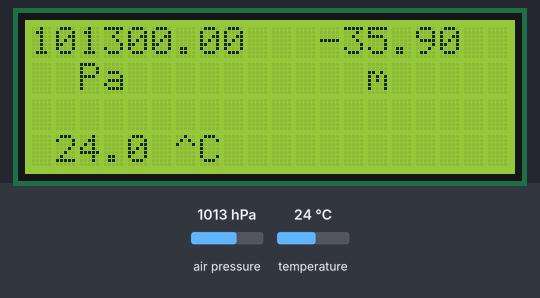
The sketch below on a simulated Arduino Uno, built with avr-gcc and run on an emulated ATmega328P. On the bench: 20×4 character LCD. Inputs (shaded band) come from the test bench; at power-on: air pressure 1013 hPa, temperature 24 °C. What the sketch prints to the serial monitor is not drawn.

Above: at 1.2 s.
1.3 s: air pressure set to 952 hPa
At 3.2 s:
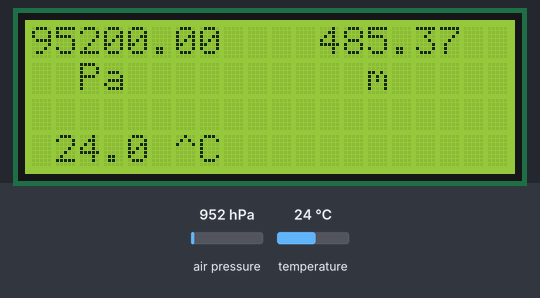
3.6 s: temperature set to 12 °C
At 4.6 s:
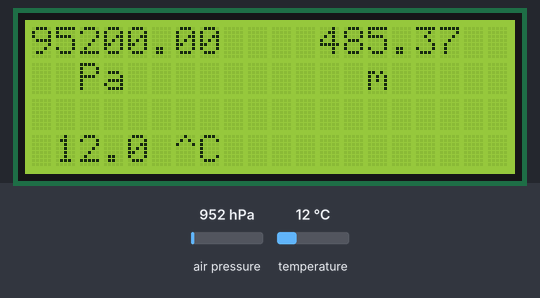
5.7 s: air pressure set to 975 hPa
At 7.0 s:
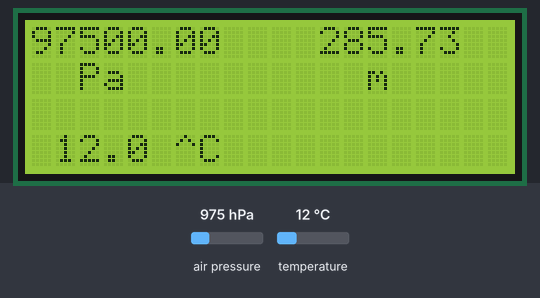
7.8 s: temperature set to 19 °C
Timing chart, 0 to 10.8 s (numbered marks = the images above; inputs shaded):
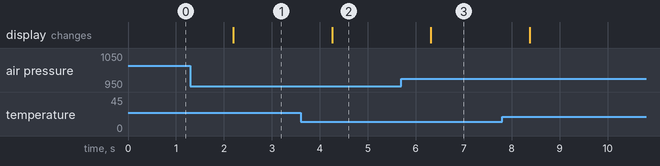

The sketch:

BMP280_with_LCD-Temperature-Pressure-Altitude-Monitor_02.ino
```cpp
#include <SPI.h>
#include <Adafruit_Sensor.h>
#include <Adafruit_BMP280.h>
#include "Wire.h" // For I2C
#include "LCD.h" // For LCD
#include "LiquidCrystal_I2C.h"
// Set the LCD address to 0x27 or 0x3f for a 16 chars and 2 line display
LiquidCrystal_I2C lcd(0x27,2,1,0,4,5,6,7);
#define BMP_SCK 13
#define BMP_MISO 12
#define BMP_MOSI 11
#define BMP_CS 10
Adafruit_BMP280 bme; // I2C if this is definded we use i2c communication
//Adafruit_BMP280 bme(BMP_CS); // hardware SPI
//Adafruit_BMP280 bme(BMP_CS, BMP_MOSI, BMP_MISO, BMP_SCK);
void setup() {

   lcd.begin (20,4); // 16 x 2 LCD module
   lcd.setBacklightPin(3,POSITIVE); // BL, BL_POL
   lcd.setBacklight(HIGH);
  Serial.begin(9600);
  Serial.println(F("BMP280 test"));
  if (!bme.begin()) {
    Serial.println("Could not find a valid BMP280 sensor, check wiring!");
    while (1);
  }
}
void loop() {
  Serial.print("Temperature = ");
  Serial.print(bme.readTemperature());
  Serial.println(" *C");
  Serial.print("Pressure = ");
  Serial.print(bme.readPressure());
  Serial.println(" Pa");
  Serial.print("Approx altitude = ");
  Serial.print(bme.readAltitude(1013.25)); // this should be adjusted to your local forcase
  Serial.println(" m");
  Serial.println();
  lcd.clear();
  lcd.setCursor(0, 0);
  lcd.print(bme.readPressure());
  lcd.setCursor(12, 0);
  lcd.print(bme.readAltitude(1008.70));
  lcd.setCursor(0, 1);
  lcd.print("  Pa          m");
  lcd.setCursor(1,3 );
  lcd.print(bme.readTemperature());
   lcd.setCursor(5, 3);
  lcd.print(" ^C");
  delay(2000);
}
```

Measured:
- after the input at 1.3 s, the display: changes after 0.90 s (image 1)
- after the input at 3.6 s, the display: changes after 0.66 s (image 2)
- after the input at 5.7 s, the display: changes after 0.62 s (image 3)
